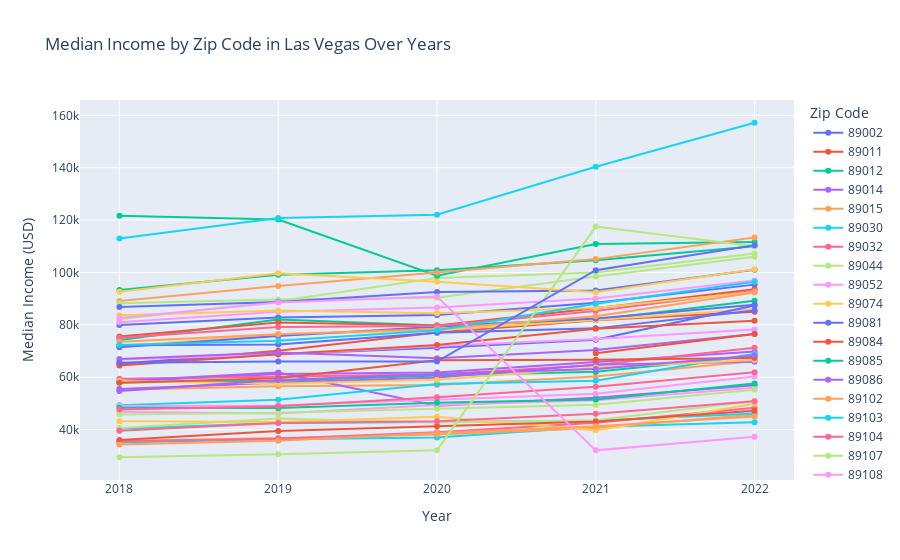

Notebook source saved alongside this figure:
### Code cell
latest_long_df = pd.melt(latest_data, id_vars=['Zip Code'], var_name='Year', value_name='Median Income')

latest_long_df['Year'] = latest_long_df['Year'].str.extract('(\d{4})')

latest_long_df['Median Income'] = pd.to_numeric(latest_long_df['Median Income'].str.replace(',', ''), errors='coerce')

fig_latest = px.line(latest_long_df, x='Year', y='Median Income', color='Zip Code',
                     title='Median Income by Zip Code in Las Vegas Over Years',
                     labels={'Median Income': 'Median Income (USD)', 'Year': 'Year'},
                     markers=True)

fig_latest.update_layout(xaxis_title='Year',
                         yaxis_title='Median Income (USD)',
                         legend_title='Zip Code')

fig_latest.show()

### Figure 1 — Plotly figure (JSON) as saved in the notebook; plotly's stock layout.template omitted (floating-point values rounded to 4 significant figures)
{"data": [{"hovertemplate": "Zip Code=89002<br>Year=%{x}<br>Median Income (USD)=%{y}<extra></extra>", "legendgroup": "89002", "line": {"color": "#636efa", "dash": "solid"}, "marker": {"symbol": "circle"}, "mode": "markers+lines", "name": "89002", "orientation": "v", "showlegend": true, "type": "scatter", "x": ["2018", "2019", "2020", "2021", "2022"], "xaxis": "x", "y": [79966, 82778, 83700, 88425, 95346], "yaxis": "y"}, {"hovertemplate": "Zip Code=89011<br>Year=%{x}<br>Median Income (USD)=%{y}<extra></extra>", "legendgroup": "89011", "line": {"color": "#EF553B", "dash": "solid"}, "marker": {"symbol": "circle"}, "mode": "markers+lines", "name": "89011", "orientation": "v", "showlegend": true, "type": "scatter", "x": ["2018", "2019", "2020", "2021", "2022"], "xaxis": "x", "y": [64981, 70129, 77100, 81736, 85009], "yaxis": "y"}, {"hovertemplate": "Zip Code=89012<br>Year=%{x}<br>Median Income (USD)=%{y}<extra></extra>", "legendgroup": "89012", "line": {"color": "#00cc96", "dash": "solid"}, "marker": {"symbol": "circle"}, "mode": "markers+lines", "name": "89012", "orientation": "v", "showlegend": true, "type": "scatter", "x": ["2018", "2019", "2020", "2021", "2022"], "xaxis": "x", "y": [74170, 81992, 79727, 81896, 89177], "yaxis": "y"}, {"hovertemplate": "Zip Code=89014<br>Year=%{x}<br>Median Income (USD)=%{y}<extra></extra>", "legendgroup": "89014", "line": {"color": "#ab63fa", "dash": "solid"}, "marker": {"symbol": "circle"}, "mode": "markers+lines", "name": "89014", "orientation": "v", "showlegend": true, "type": "scatter", "x": ["2018", "2019", "2020", "2021", "2022"], "xaxis": "x", "y": [58369, 61194, 61752, 65719, 69848], "yaxis": "y"}, {"hovertemplate": "Zip Code=89015<br>Year=%{x}<br>Median Income (USD)=%{y}<extra></extra>", "legendgroup": "89015", "line": {"color": "#FFA15A", "dash": "solid"}, "marker": {"symbol": "circle"}, "mode": "markers+lines", "name": "89015", "orientation": "v", "showlegend": true, "type": "scatter", "x": ["2018", "2019", "2020", "2021", "2022"], "xaxis": "x", "y": [55164, 56569, 57049, 60301, 66195], "yaxis": "y"}, {"hovertemplate": "Zip Code=89030<br>Year=%{x}<br>Median Income (USD)=%{y}<extra></extra>", "legendgroup": "89030", "line": {"color": "#19d3f3", "dash": "solid"}, "marker": {"symbol": "circle"}, "mode": "markers+lines", "name": "89030", "orientation": "v", "showlegend": true, "type": "scatter", "x": ["2018", "2019", "2020", "2021", "2022"], "xaxis": "x", "y": [35028, 36275, 36993, 41049, 42794], "yaxis": "y"}, {"hovertemplate": "Zip Code=89032<br>Year=%{x}<br>Median Income (USD)=%{y}<extra></extra>", "legendgroup": "89032", "line": {"color": "#FF6692", "dash": "solid"}, "marker": {"symbol": "circle"}, "mode": "markers+lines", "name": "89032", "orientation": "v", "showlegend": true, "type": "scatter", "x": ["2018", "2019", "2020", "2021", "2022"], "xaxis": "x", "y": [59427, 60294, 60995, 64659, 71262], "yaxis": "y"}, {"hovertemplate": "Zip Code=89044<br>Year=%{x}<br>Median Income (USD)=%{y}<extra></extra>", "legendgroup": "89044", "line": {"color": "#B6E880", "dash": "solid"}, "marker": {"symbol": "circle"}, "mode": "markers+lines", "name": "89044", "orientation": "v", "showlegend": true, "type": "scatter", "x": ["2018", "2019", "2020", "2021", "2022"], "xaxis": "x", "y": [82144, 89012, 97917, 99987, 107255], "yaxis": "y"}, {"hovertemplate": "Zip Code=89052<br>Year=%{x}<br>Median Income (USD)=%{y}<extra></extra>", "legendgroup": "89052", "line": {"color": "#FF97FF", "dash": "solid"}, "marker": {"symbol": "circle"}, "mode": "markers+lines", "name": "89052", "orientation": "v", "showlegend": true, "type": "scatter", "x": ["2018", "2019", "2020", "2021", "2022"], "xaxis": "x", "y": [80984, 85021, 86589, 90064, 96944], "yaxis": "y"}, {"hovertemplate": "Zip Code=89074<br>Year=%{x}<br>Median Income (USD)=%{y}<extra></extra>", "legendgroup": "89074", "line": {"color": "#FECB52", "dash": "solid"}, "marker": {"symbol": "circle"}, "mode": "markers+lines", "name": "89074", "orientation": "v", "showlegend": true, "type": "scatter", "x": ["2018", "2019", "2020", "2021", "2022"], "xaxis": "x", "y": [71805, 76422, 77935, 81799, 86015], "yaxis": "y"}, {"hovertemplate": "Zip Code=89081<br>Year=%{x}<br>Median Income (USD)=%{y}<extra></extra>", "legendgroup": "89081", "line": {"color": "#636efa", "dash": "solid"}, "marker": {"symbol": "circle"}, "mode": "markers+lines", "name": "89081", "orientation": "v", "showlegend": true, "type": "scatter", "x": ["2018", "2019", "2020", "2021", "2022"], "xaxis": "x", "y": [65322, 68787, 71206, 74297, 87378], "yaxis": "y"}, {"hovertemplate": "Zip Code=89084<br>Year=%{x}<br>Median Income (USD)=%{y}<extra></extra>", "legendgroup": "89084", "line": {"color": "#EF553B", "dash": "solid"}, "marker": {"symbol": "circle"}, "mode": "markers+lines", "name": "89084", "orientation": "v", "showlegend": true, "type": "scatter", "x": ["2018", "2019", "2020", "2021", "2022"], "xaxis": "x", "y": [75571, 80921, 79766, 86311, 93575], "yaxis": "y"}, {"hovertemplate": "Zip Code=89085<br>Year=%{x}<br>Median Income (USD)=%{y}<extra></extra>", "legendgroup": "89085", "line": {"color": "#00cc96", "dash": "solid"}, "marker": {"symbol": "circle"}, "mode": "markers+lines", "name": "89085", "orientation": "v", "showlegend": true, "type": "scatter", "x": ["2018", "2019", "2020", "2021", "2022"], "xaxis": "x", "y": [121609, 120194, 98713, 110863, 111577], "yaxis": "y"}, {"hovertemplate": "Zip Code=89086<br>Year=%{x}<br>Median Income (USD)=%{y}<extra></extra>", "legendgroup": "89086", "line": {"color": "#ab63fa", "dash": "solid"}, "marker": {"symbol": "circle"}, "mode": "markers+lines", "name": "89086", "orientation": "v", "showlegend": true, "type": "scatter", "x": ["2018", "2019", "2020", "2021", "2022"], "xaxis": "x", "y": [58577, 61741, 49046, 52103, 56927], "yaxis": "y"}, {"hovertemplate": "Zip Code=89102<br>Year=%{x}<br>Median Income (USD)=%{y}<extra></extra>", "legendgroup": "89102", "line": {"color": "#FFA15A", "dash": "solid"}, "marker": {"symbol": "circle"}, "mode": "markers+lines", "name": "89102", "orientation": "v", "showlegend": true, "type": "scatter", "x": ["2018", "2019", "2020", "2021", "2022"], "xaxis": "x", "y": [35627, 36729, 38122, 40565, 45724], "yaxis": "y"}, {"hovertemplate": "Zip Code=89103<br>Year=%{x}<br>Median Income (USD)=%{y}<extra></extra>", "legendgroup": "89103", "line": {"color": "#19d3f3", "dash": "solid"}, "marker": {"symbol": "circle"}, "mode": "markers+lines", "name": "89103", "orientation": "v", "showlegend": true, "type": "scatter", "x": ["2018", "2019", "2020", "2021", "2022"], "xaxis": "x", "y": [40261, 42537, 42833, 43401, 46139], "yaxis": "y"}, {"hovertemplate": "Zip Code=89104<br>Year=%{x}<br>Median Income (USD)=%{y}<extra></extra>", "legendgroup": "89104", "line": {"color": "#FF6692", "dash": "solid"}, "marker": {"symbol": "circle"}, "mode": "markers+lines", "name": "89104", "orientation": "v", "showlegend": true, "type": "scatter", "x": ["2018", "2019", "2020", "2021", "2022"], "xaxis": "x", "y": [35484, 36448, 38939, 42583, 48355], "yaxis": "y"}, {"hovertemplate": "Zip Code=89107<br>Year=%{x}<br>Median Income (USD)=%{y}<extra></extra>", "legendgroup": "89107", "line": {"color": "#B6E880", "dash": "solid"}, "marker": {"symbol": "circle"}, "mode": "markers+lines", "name": "89107", "orientation": "v", "showlegend": true, "type": "scatter", "x": ["2018", "2019", "2020", "2021", "2022"], "xaxis": "x", "y": [40605, 44234, 42728, 43569, 50876], "yaxis": "y"}, {"hovertemplate": "Zip Code=89108<br>Year=%{x}<br>Median Income (USD)=%{y}<extra></extra>", "legendgroup": "89108", "line": {"color": "#FF97FF", "dash": "solid"}, "marker": {"symbol": "circle"}, "mode": "markers+lines", "name": "89108", "orientation": "v", "showlegend": true, "type": "scatter", "x": ["2018", "2019", "2020", "2021", "2022"], "xaxis": "x", "y": [46759, 46165, 49351, 51161, 55935], "yaxis": "y"}, {"hovertemplate": "Zip Code=89109<br>Year=%{x}<br>Median Income (USD)=%{y}<extra></extra>", "legendgroup": "89109", "line": {"color": "#FECB52", "dash": "solid"}, "marker": {"symbol": "circle"}, "mode": "markers+lines", "name": "89109", "orientation": "v", "showlegend": true, "type": "scatter", "x": ["2018", "2019", "2020", "2021", "2022"], "xaxis": "x", "y": [43206, 42837, 44890, 39680, 49818], "yaxis": "y"}, {"hovertemplate": "Zip Code=89113<br>Year=%{x}<br>Median Income (USD)=%{y}<extra></extra>", "legendgroup": "89113", "line": {"color": "#636efa", "dash": "solid"}, "marker": {"symbol": "circle"}, "mode": "markers+lines", "name": "89113", "orientation": "v", "showlegend": true, "type": "scatter", "x": ["2018", "2019", "2020", "2021", "2022"], "xaxis": "x", "y": [72212, 72479, 76961, 78636, 85504], "yaxis": "y"}, {"hovertemplate": "Zip Code=89115<br>Year=%{x}<br>Median Income (USD)=%{y}<extra></extra>", "legendgroup": "89115", "line": {"color": "#EF553B", "dash": "solid"}, "marker": {"symbol": "circle"}, "mode": "markers+lines", "name": "89115", "orientation": "v", "showlegend": true, "type": "scatter", "x": ["2018", "2019", "2020", "2021", "2022"], "xaxis": "x", "y": [36050, 39412, 41268, 43114, 47189], "yaxis": "y"}, {"hovertemplate": "Zip Code=89117<br>Year=%{x}<br>Median Income (USD)=%{y}<extra></extra>", "legendgroup": "89117", "line": {"color": "#00cc96", "dash": "solid"}, "marker": {"symbol": "circle"}, "mode": "markers+lines", "name": "89117", "orientation": "v", "showlegend": true, "type": "scatter", "x": ["2018", "2019", "2020", "2021", "2022"], "xaxis": "x", "y": [57954, 58608, 60637, 62059, 68206], "yaxis": "y"}, {"hovertemplate": "Zip Code=89118<br>Year=%{x}<br>Median Income (USD)=%{y}<extra></extra>", "legendgroup": "89118", "line": {"color": "#ab63fa", "dash": "solid"}, "marker": {"symbol": "circle"}, "mode": "markers+lines", "name": "89118", "orientation": "v", "showlegend": true, "type": "scatter", "x": ["2018", "2019", "2020", "2021", "2022"], "xaxis": "x", "y": [55444, 57859, 59911, 64779, 65929], "yaxis": "y"}, {"hovertemplate": "Zip Code=89119<br>Year=%{x}<br>Median Income (USD)=%{y}<extra></extra>", "legendgroup": "89119", "line": {"color": "#FFA15A", "dash": "solid"}, "marker": {"symbol": "circle"}, "mode": "markers+lines", "name": "89119", "orientation": "v", "showlegend": true, "type": "scatter", "x": ["2018", "2019", "2020", "2021", "2022"], "xaxis": "x", "y": [34312, 35705, 38659, 41298, 44939], "yaxis": "y"}, {"hovertemplate": "Zip Code=89120<br>Year=%{x}<br>Median Income (USD)=%{y}<extra></extra>", "legendgroup": "89120", "line": {"color": "#19d3f3", "dash": "solid"}, "marker": {"symbol": "circle"}, "mode": "markers+lines", "name": "89120", "orientation": "v", "showlegend": true, "type": "scatter", "x": ["2018", "2019", "2020", "2021", "2022"], "xaxis": "x", "y": [49267, 51347, 57365, 58675, 68934], "yaxis": "y"}, {"hovertemplate": "Zip Code=89121<br>Year=%{x}<br>Median Income (USD)=%{y}<extra></extra>", "legendgroup": "89121", "line": {"color": "#FF6692", "dash": "solid"}, "marker": {"symbol": "circle"}, "mode": "markers+lines", "name": "89121", "orientation": "v", "showlegend": true, "type": "scatter", "x": ["2018", "2019", "2020", "2021", "2022"], "xaxis": "x", "y": [39528, 42530, 43160, 46004, 50757], "yaxis": "y"}, {"hovertemplate": "Zip Code=89122<br>Year=%{x}<br>Median Income (USD)=%{y}<extra></extra>", "legendgroup": "89122", "line": {"color": "#B6E880", "dash": "solid"}, "marker": {"symbol": "circle"}, "mode": "markers+lines", "name": "89122", "orientation": "v", "showlegend": true, "type": "scatter", "x": ["2018", "2019", "2020", "2021", "2022"], "xaxis": "x", "y": [45708, 46448, 47950, 49463, 55216], "yaxis": "y"}, {"hovertemplate": "Zip Code=89123<br>Year=%{x}<br>Median Income (USD)=%{y}<extra></extra>", "legendgroup": "89123", "line": {"color": "#FF97FF", "dash": "solid"}, "marker": {"symbol": "circle"}, "mode": "markers+lines", "name": "89123", "orientation": "v", "showlegend": true, "type": "scatter", "x": ["2018", "2019", "2020", "2021", "2022"], "xaxis": "x", "y": [66710, 68691, 71905, 74538, 78195], "yaxis": "y"}, {"hovertemplate": "Zip Code=89128<br>Year=%{x}<br>Median Income (USD)=%{y}<extra></extra>", "legendgroup": "89128", "line": {"color": "#FECB52", "dash": "solid"}, "marker": {"symbol": "circle"}, "mode": "markers+lines", "name": "89128", "orientation": "v", "showlegend": true, "type": "scatter", "x": ["2018", "2019", "2020", "2021", "2022"], "xaxis": "x", "y": [58575, 57456, 59045, 63657, 66534], "yaxis": "y"}, {"hovertemplate": "Zip Code=89129<br>Year=%{x}<br>Median Income (USD)=%{y}<extra></extra>", "legendgroup": "89129", "line": {"color": "#636efa", "dash": "solid"}, "marker": {"symbol": "circle"}, "mode": "markers+lines", "name": "89129", "orientation": "v", "showlegend": true, "type": "scatter", "x": ["2018", "2019", "2020", "2021", "2022"], "xaxis": "x", "y": [71464, 75719, 79275, 82439, 87620], "yaxis": "y"}, {"hovertemplate": "Zip Code=89130<br>Year=%{x}<br>Median Income (USD)=%{y}<extra></extra>", "legendgroup": "89130", "line": {"color": "#EF553B", "dash": "solid"}, "marker": {"symbol": "circle"}, "mode": "markers+lines", "name": "89130", "orientation": "v", "showlegend": true, "type": "scatter", "x": ["2018", "2019", "2020", "2021", "2022"], "xaxis": "x", "y": [64480, 68764, 72308, 78518, 81584], "yaxis": "y"}, {"hovertemplate": "Zip Code=89131<br>Year=%{x}<br>Median Income (USD)=%{y}<extra></extra>", "legendgroup": "89131", "line": {"color": "#00cc96", "dash": "solid"}, "marker": {"symbol": "circle"}, "mode": "markers+lines", "name": "89131", "orientation": "v", "showlegend": true, "type": "scatter", "x": ["2018", "2019", "2020", "2021", "2022"], "xaxis": "x", "y": [93337, 99145, 100838, 104688, 109956], "yaxis": "y"}, {"hovertemplate": "Zip Code=89134<br>Year=%{x}<br>Median Income (USD)=%{y}<extra></extra>", "legendgroup": "89134", "line": {"color": "#ab63fa", "dash": "solid"}, "marker": {"symbol": "circle"}, "mode": "markers+lines", "name": "89134", "orientation": "v", "showlegend": true, "type": "scatter", "x": ["2018", "2019", "2020", "2021", "2022"], "xaxis": "x", "y": [66904, 69461, 67184, 70335, 76500], "yaxis": "y"}, {"hovertemplate": "Zip Code=89135<br>Year=%{x}<br>Median Income (USD)=%{y}<extra></extra>", "legendgroup": "89135", "line": {"color": "#FFA15A", "dash": "solid"}, "marker": {"symbol": "circle"}, "mode": "markers+lines", "name": "89135", "orientation": "v", "showlegend": true, "type": "scatter", "x": ["2018", "2019", "2020", "2021", "2022"], "xaxis": "x", "y": [89046, 94821, 100022, 105087, 113377], "yaxis": "y"}, {"hovertemplate": "Zip Code=89138<br>Year=%{x}<br>Median Income (USD)=%{y}<extra></extra>", "legendgroup": "89138", "line": {"color": "#19d3f3", "dash": "solid"}, "marker": {"symbol": "circle"}, "mode": "markers+lines", "name": "89138", "orientation": "v", "showlegend": true, "type": "scatter", "x": ["2018", "2019", "2020", "2021", "2022"], "xaxis": "x", "y": [112972, 120759, 122054, 140362, 157170], "yaxis": "y"}, {"hovertemplate": "Zip Code=89139<br>Year=%{x}<br>Median Income (USD)=%{y}<extra></extra>", "legendgroup": "89139", "line": {"color": "#FF6692", "dash": "solid"}, "marker": {"symbol": "circle"}, "mode": "markers+lines", "name": "89139", "orientation": "v", "showlegend": true, "type": "scatter", "x": ["2018", "2019", "2020", "2021", "2022"], "xaxis": "x", "y": [75022, 79197, 79496, 85248, 93003], "yaxis": "y"}, {"hovertemplate": "Zip Code=89141<br>Year=%{x}<br>Median Income (USD)=%{y}<extra></extra>", "legendgroup": "89141", "line": {"color": "#B6E880", "dash": "solid"}, "marker": {"symbol": "circle"}, "mode": "markers+lines", "name": "89141", "orientation": "v", "showlegend": true, "type": "scatter", "x": ["2018", "2019", "2020", "2021", "2022"], "xaxis": "x", "y": [88242, 89649, 90342, 98454, 105993], "yaxis": "y"}, {"hovertemplate": "Zip Code=89142<br>Year=%{x}<br>Median Income (USD)=%{y}<extra></extra>", "legendgroup": "89142", "line": {"color": "#FF97FF", "dash": "solid"}, "marker": {"symbol": "circle"}, "mode": "markers+lines", "name": "89142", "orientation": "v", "showlegend": true, "type": "scatter", "x": ["2018", "2019", "2020", "2021", "2022"], "xaxis": "x", "y": [48994, 49180, 51388, 53658, 60245], "yaxis": "y"}, {"hovertemplate": "Zip Code=89143<br>Year=%{x}<br>Median Income (USD)=%{y}<extra></extra>", "legendgroup": "89143", "line": {"color": "#FECB52", "dash": "solid"}, "marker": {"symbol": "circle"}, "mode": "markers+lines", "name": "89143", "orientation": "v", "showlegend": true, "type": "scatter", "x": ["2018", "2019", "2020", "2021", "2022"], "xaxis": "x", "y": [83650, 85455, 84385, 86393, 92575], "yaxis": "y"}, {"hovertemplate": "Zip Code=89144<br>Year=%{x}<br>Median Income (USD)=%{y}<extra></extra>", "legendgroup": "89144", "line": {"color": "#636efa", "dash": "solid"}, "marker": {"symbol": "circle"}, "mode": "markers+lines", "name": "89144", "orientation": "v", "showlegend": true, "type": "scatter", "x": ["2018", "2019", "2020", "2021", "2022"], "xaxis": "x", "y": [86780, 88750, 92526, 93078, 101000], "yaxis": "y"}, {"hovertemplate": "Zip Code=89145<br>Year=%{x}<br>Median Income (USD)=%{y}<extra></extra>", "legendgroup": "89145", "line": {"color": "#EF553B", "dash": "solid"}, "marker": {"symbol": "circle"}, "mode": "markers+lines", "name": "89145", "orientation": "v", "showlegend": true, "type": "scatter", "x": ["2018", "2019", "2020", "2021", "2022"], "xaxis": "x", "y": [57822, 59549, 66431, 66612, 67308], "yaxis": "y"}, {"hovertemplate": "Zip Code=89146<br>Year=%{x}<br>Median Income (USD)=%{y}<extra></extra>", "legendgroup": "89146", "line": {"color": "#00cc96", "dash": "solid"}, "marker": {"symbol": "circle"}, "mode": "markers+lines", "name": "89146", "orientation": "v", "showlegend": true, "type": "scatter", "x": ["2018", "2019", "2020", "2021", "2022"], "xaxis": "x", "y": [48291, 48210, 50259, 51438, 57581], "yaxis": "y"}, {"hovertemplate": "Zip Code=89147<br>Year=%{x}<br>Median Income (USD)=%{y}<extra></extra>", "legendgroup": "89147", "line": {"color": "#ab63fa", "dash": "solid"}, "marker": {"symbol": "circle"}, "mode": "markers+lines", "name": "89147", "orientation": "v", "showlegend": true, "type": "scatter", "x": ["2018", "2019", "2020", "2021", "2022"], "xaxis": "x", "y": [54722, 58964, 61186, 63086, 68251], "yaxis": "y"}, {"hovertemplate": "Zip Code=89148<br>Year=%{x}<br>Median Income (USD)=%{y}<extra></extra>", "legendgroup": "89148", "line": {"color": "#FFA15A", "dash": "solid"}, "marker": {"symbol": "circle"}, "mode": "markers+lines", "name": "89148", "orientation": "v", "showlegend": true, "type": "scatter", "x": ["2018", "2019", "2020", "2021", "2022"], "xaxis": "x", "y": [73486, 76359, 78352, 83224, 92362], "yaxis": "y"}, {"hovertemplate": "Zip Code=89149<br>Year=%{x}<br>Median Income (USD)=%{y}<extra></extra>", "legendgroup": "89149", "line": {"color": "#19d3f3", "dash": "solid"}, "marker": {"symbol": "circle"}, "mode": "markers+lines", "name": "89149", "orientation": "v", "showlegend": true, "type": "scatter", "x": ["2018", "2019", "2020", "2021", "2022"], "xaxis": "x", "y": [72318, 73883, 77957, 88059, 96454], "yaxis": "y"}, {"hovertemplate": "Zip Code=89156<br>Year=%{x}<br>Median Income (USD)=%{y}<extra></extra>", "legendgroup": "89156", "line": {"color": "#FF6692", "dash": "solid"}, "marker": {"symbol": "circle"}, "mode": "markers+lines", "name": "89156", "orientation": "v", "showlegend": true, "type": "scatter", "x": ["2018", "2019", "2020", "2021", "2022"], "xaxis": "x", "y": [47641, 48920, 52323, 56315, 61856], "yaxis": "y"}, {"hovertemplate": "Zip Code=89158<br>Year=%{x}<br>Median Income (USD)=%{y}<extra></extra>", "legendgroup": "89158", "line": {"color": "#B6E880", "dash": "solid"}, "marker": {"symbol": "circle"}, "mode": "markers+lines", "name": "89158", "orientation": "v", "showlegend": true, "type": "scatter", "x": ["2018", "2019", "2020", "2021", "2022"], "xaxis": "x", "y": [29414, 30581, 32114, 117500, 110039], "yaxis": "y"}, {"hovertemplate": "Zip Code=89169<br>Year=%{x}<br>Median Income (USD)=%{y}<extra></extra>", "legendgroup": "89169", "line": {"color": "#FF97FF", "dash": "solid"}, "marker": {"symbol": "circle"}, "mode": "markers+lines", "name": "89169", "orientation": "v", "showlegend": true, "type": "scatter", "x": ["2018", "2019", "2020", "2021", "2022"], "xaxis": "x", "y": [82554, 88517, 90801, 32050, 37200], "yaxis": "y"}, {"hovertemplate": "Zip Code=89178<br>Year=%{x}<br>Median Income (USD)=%{y}<extra></extra>", "legendgroup": "89178", "line": {"color": "#FECB52", "dash": "solid"}, "marker": {"symbol": "circle"}, "mode": "markers+lines", "name": "89178", "orientation": "v", "showlegend": true, "type": "scatter", "x": ["2018", "2019", "2020", "2021", "2022"], "xaxis": "x", "y": [92634, 99662, 96460, 92471, 101256], "yaxis": "y"}, {"hovertemplate": "Zip Code=89179<br>Year=%{x}<br>Median Income (USD)=%{y}<extra></extra>", "legendgroup": "89179", "line": {"color": "#636efa", "dash": "solid"}, "marker": {"symbol": "circle"}, "mode": "markers+lines", "name": "89179", "orientation": "v", "showlegend": true, "type": "scatter", "x": ["2018", "2019", "2020", "2021", "2022"], "xaxis": "x", "y": [65491, 65988, 65943, 100840, 110356], "yaxis": "y"}, {"hovertemplate": "Zip Code=89183<br>Year=%{x}<br>Median Income (USD)=%{y}<extra></extra>", "legendgroup": "89183", "line": {"color": "#EF553B", "dash": "solid"}, "marker": {"symbol": "circle"}, "mode": "markers+lines", "name": "89183", "orientation": "v", "showlegend": true, "type": "scatter", "x": ["2018", "2019", "2020", "2021", "2022"], "xaxis": "x", "y": [null, null, null, 69125, 76488], "yaxis": "y"}], "layout": {"legend": {"title": {"text": "Zip Code"}, "tracegroupgap": 0}, "title": {"text": "Median Income by Zip Code in Las Vegas Over Years"}, "xaxis": {"anchor": "y", "domain": [0, 1], "title": {"text": "Year"}}, "yaxis": {"anchor": "x", "domain": [0, 1], "title": {"text": "Median Income (USD)"}}}}
